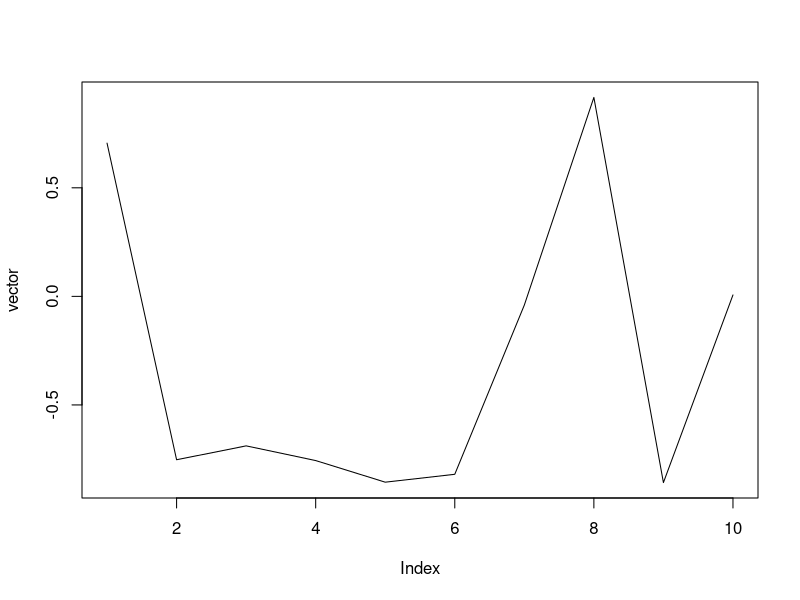

Generate this figure with R:
rm(list=ls(all=T))

set.seed(1234)

x1 <- runif(10,0,1)

vector <- sin(2*pi*x1) + rnorm(10,0,0.1)

plot(vector,type='l')

x2 = x1^2; x3 = x1^3; x4 = x1^4; x5 = x1^5; x6 = x1^6; x7 = x1^7

const = 1

input <- as.matrix(cbind(const,x1,x2,x3,x4,x5,x6,x7))

new_input <- as.matrix(cbind(x1,x5,x6,x7))

optim_func <- function(input,output){
  cost <- function(beta){
    rmse <- sum((output - input %*% beta)^2)
    return(rmse)
  }
  weights <- optim(par = rep(0,4),fn = cost,method='BFGS', 
                   control = list(maxit=10000000))
  return(weights)
}

weight <- optim_func(new_input,vector)

model = lm(vector ~ input + 0)

model = lm(vector ~ new_input + 0)

summary(model)  ### Ultra observation, in case the coefficients are not significant optim creates an issue


